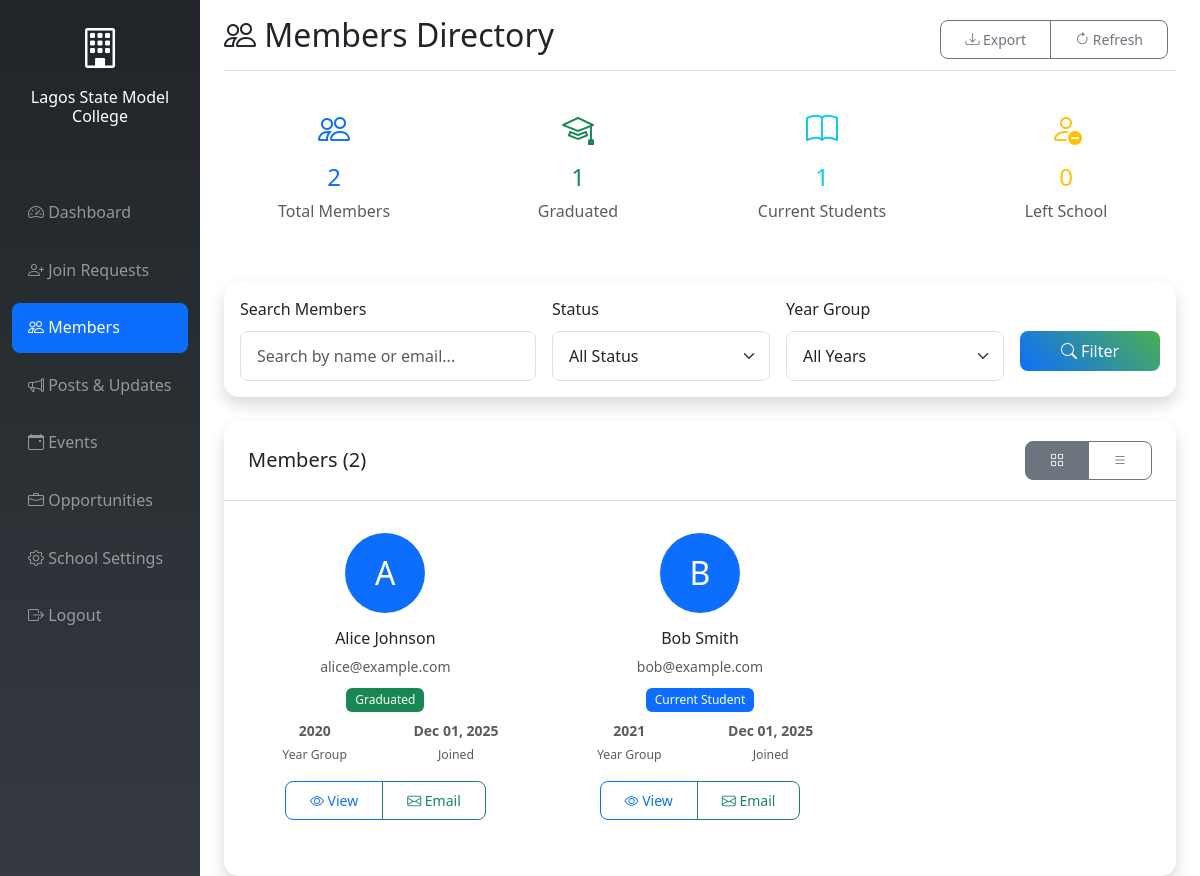
The app's page /school-admin/members.php (signed in) with its own data.
### tables this page shows
CREATE TABLE schools (
    id INT AUTO_INCREMENT PRIMARY KEY,
    name VARCHAR(200) NOT NULL,
    location VARCHAR(200) NOT NULL,
    logo VARCHAR(255) NULL,
    contact_email VARCHAR(100) NOT NULL,
    website VARCHAR(255) NULL,
    description TEXT NULL,
    approved BOOLEAN DEFAULT FALSE,
    status ENUM('active', 'suspended') DEFAULT 'active',
    created_at TIMESTAMP DEFAULT CURRENT_TIMESTAMP,
    updated_at TIMESTAMP DEFAULT CURRENT_TIMESTAMP ON UPDATE CURRENT_TIMESTAMP,
    INDEX idx_approved (approved),
    INDEX idx_status (status)
);

CREATE TABLE users (
    id INT AUTO_INCREMENT PRIMARY KEY,
    name VARCHAR(100) NOT NULL,
    email VARCHAR(100) UNIQUE NOT NULL,
    password VARCHAR(255) NOT NULL,
    role ENUM('super_admin', 'school_admin', 'student') NOT NULL DEFAULT 'student',
    school_id INT NULL,
    year_group VARCHAR(20) NULL,
    graduation_year VARCHAR(4) NULL,
    status ENUM('Graduated', 'Left', 'Current Student') NULL,
    student_id VARCHAR(50) NULL,
    current_occupation VARCHAR(200) NULL,
    industry VARCHAR(100) NULL,
    location VARCHAR(100) NULL,
    bio TEXT NULL,
    linkedin_profile VARCHAR(255) NULL,
    website VARCHAR(255) NULL,
    phone VARCHAR(20) NULL,
    skills TEXT NULL,
    interests TEXT NULL,
    approved BOOLEAN DEFAULT FALSE,
    profile_photo VARCHAR(255) NULL,
    reset_token VARCHAR(64) NULL,
    reset_token_expires DATETIME NULL,
    created_at TIMESTAMP DEFAULT CURRENT_TIMESTAMP,
    updated_at TIMESTAMP DEFAULT CURRENT_TIMESTAMP ON UPDATE CURRENT_TIMESTAMP,
    INDEX idx_email (email),
    INDEX idx_school_id (school_id),
    INDEX idx_role (role),
    INDEX idx_approved (approved)
);

### school-admin/members.php (the view, shortened to what the rows shown need)
<?php
require_once '../includes/auth.php';
require_once '../includes/functions.php';
$user = getCurrentUser();
$db = getDB();
$school = getSchoolInfo($user['school_id']);
$status_filter = $_GET['status'] ?? '';
$year_filter = $_GET['year'] ?? '';
$search_query = $_GET['search'] ?? '';
$members = [];
if ($db) {
    try {
        $where_conditions = ["u.school_id = ?", "u.approved = 1", "u.role = 'student'"];
        $params = [$user['school_id']];
        $where_clause = implode(" AND ", $where_conditions);
        $page = max(1, intval($_GET['page'] ?? 1));
        $per_page = 12;
        $offset = ($page - 1) * $per_page;
        $sql = "
            SELECT u.*,
                   DATE(u.created_at) as join_date,
                   (SELECT COUNT(*) FROM comments c
                    JOIN posts p ON c.post_id = p.id
                    WHERE c.user_id = u.id AND p.school_id = ?) as comment_count
            FROM users u
            WHERE $where_clause
            ORDER BY u.name ASC
            LIMIT $per_page OFFSET $offset
        ";
        $stmt = $db->prepare($sql);
        $stmt->execute(array_merge([$user['school_id']], $params));
        $members = $stmt->fetchAll();
    } catch (PDOException $e) {
        error_log("Members fetch error: " . $e->getMessage());
    }
}
?>
<!DOCTYPE html>
<html lang="en">
<head>
    <link href="https://cdn.jsdelivr.net/npm/bootstrap@5.3.0/dist/css/bootstrap.min.css" rel="stylesheet">
    <link href="https://cdn.jsdelivr.net/npm/bootstrap-icons@1.10.0/font/bootstrap-icons.css" rel="stylesheet">
    <link href="../assets/css/style.css" rel="stylesheet">
</head>
<body>
    <div class="container-fluid">
        <div class="row">
            <nav class="col-md-3 col-lg-2 d-md-block bg-dark sidebar collapse">
                <div class="position-sticky pt-3">
                    <div class="text-center text-white mb-4">
                        <?php if ($school['logo']): ?>
                            <img src="../uploads/logos/<?php echo htmlspecialchars($school['logo']); ?>"
                                 alt="School Logo" class="rounded-circle mb-2"
                                 style="width: 60px; height: 60px; object-fit: cover;">
                        <?php else: ?>
                            <i class="bi bi-building" style="font-size: 2.5rem;"></i>
                        <?php endif; ?>
                        <h6 class="mt-2"><?php echo htmlspecialchars($school['name']); ?></h6>
                        <small class="text-muted"><?php echo htmlspecialchars($user['name']); ?></small>
                    </div>
                </div>
            </nav>
            <main class="col-md-9 ms-sm-auto col-lg-10 px-md-4">
                <div class="d-flex justify-content-between flex-wrap flex-md-nowrap align-items-center pt-3 pb-2 mb-3 border-bottom">
                    <h1 class="h2">
                        <i class="bi bi-people"></i> Members Directory
                    </h1>
                </div>
                <div class="card shadow">
                    <div class="card-body">
                        <?php if (empty($members)): ?>
                            <div class="text-center text-muted py-5">
                                <i class="bi bi-people" style="font-size: 4rem;"></i>
                                <p class="mt-3">
                                    <?php if (!empty($search_query) || !empty($status_filter) || !empty($year_filter)): ?>
                                        No members found matching your criteria
                                    <?php else: ?>
                                        No members found
                                    <?php endif; ?>
                                </p>
                                <?php if (empty($search_query) && empty($status_filter) && empty($year_filter)): ?>
                                    <a href="join-requests.php" class="btn btn-primary">
                                        <i class="bi bi-person-plus"></i> Review Join Requests
                                    </a>
                                <?php endif; ?>
                            </div>
                        <?php else: ?>
                            <div class="row" id="gridContainer">
                                <?php foreach ($members as $member): ?>
                                    <div class="col-lg-4 col-md-6 mb-4">
                                        <div class="card h-100 member-card">
                                            <div class="card-body text-center">
                                                <div class="mb-3">
                                                    <?php if ($member['profile_photo']): ?>
                                                        <img src="../uploads/profiles/<?php echo htmlspecialchars($member['profile_photo']); ?>"
                                                             alt="Profile" class="rounded-circle"
                                                             style="width: 80px; height: 80px; object-fit: cover;">
                                                    <?php else: ?>
                                                        <div class="bg-primary text-white rounded-circle d-inline-flex align-items-center justify-content-center"
                                                             style="width: 80px; height: 80px; font-size: 2rem;">
                                                            <?php echo strtoupper(substr($member['name'], 0, 1)); ?>
                                                        </div>
                                                    <?php endif; ?>
                                                </div>
                                                <h6 class="card-title"><?php echo htmlspecialchars($member['name']); ?></h6>
                                                <p class="text-muted small mb-2"><?php echo htmlspecialchars($member['email']); ?></p>
                                                <div class="mb-2">
                                                    <?php
                                                    $statusColors = [
                                                        'Graduated' => 'success',
                                                        'Current Student' => 'primary',
                                                        'Left' => 'warning'
                                                    ];
                                                    $color = $statusColors[$member['status']] ?? 'secondary';
                                                    ?>
                                                    <span class="badge bg-<?php echo $color; ?>">
                                                        <?php echo htmlspecialchars($member['status']); ?>
                                                    </span>
                                                </div>
                                                <div class="row text-center small text-muted">
                                                    <div class="col-6">
                                                        <div class="fw-bold"><?php echo htmlspecialchars($member['year_group']); ?></div>
                                                        <small>Year Group</small>
                                                    </div>
                                                    <div class="col-6">
                                                        <div class="fw-bold"><?php echo formatDate($member['join_date']); ?></div>
                                                        <small>Joined</small>
                                                    </div>
                                                </div>
                                                <div class="mt-3">
                                                    <div class="btn-group btn-group-sm">
                                                        <button type="button" class="btn btn-outline-primary btn-sm"
                                                                onclick="viewMember(<?php echo $member['id']; ?>)">
                                                            <i class="bi bi-eye"></i> View
                                                        </button>
                                                        <a href="mailto:<?php echo htmlspecialchars($member['email']); ?>"
                                                           class="btn btn-outline-success btn-sm">
                                                            <i class="bi bi-envelope"></i> Email
                                                        </a>
                                                    </div>
                                                </div>
                                            </div>
                                        </div>
                                    </div>
                                <?php endforeach; ?>
                            </div>
                        <?php endif; ?>
                    </div>
                </div>
            </main>
        </div>
    </div>
</body>
</html>

### records on screen
schools: name "Lagos State Model College"
users: name "A", name "Alice Johnson", email "alice@example.com", status "Graduated", year_group "2020", join_date "Dec 01, 2025"
users: name "B", name "Bob Smith", email "bob@example.com", status "Current Student", year_group "2021", join_date "Dec 01, 2025"

### other values on screen
$stats['total'] "2"
$stats['graduated'] "1"
$stats['current'] "1"
$stats['left'] "0"
$total_members "2"
